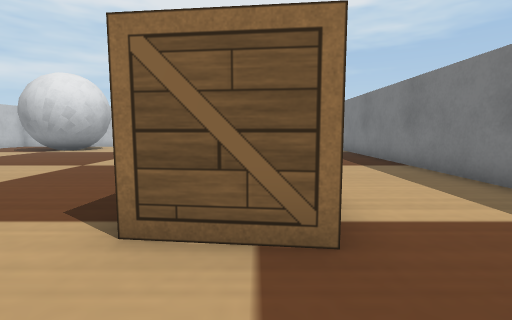
view 1 (above)

17 first-person views from a walk through a robot-simulator world made for Webots. The camera is 0.05 m above the floor, tilts 6° down and sees 85° across. The floor is counted in squares, 0.05 m on a side. Each view is taken from the middle of a square. On the plan, view 1 faces up. The plan holds only what a view shows up to about 11 squares ahead; the rest is blank. Robots are left out. Webots' stock objects and surfaces are drawn as simple stand-ins.

view 2
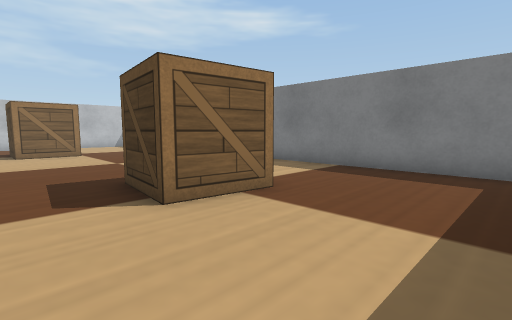

view 3
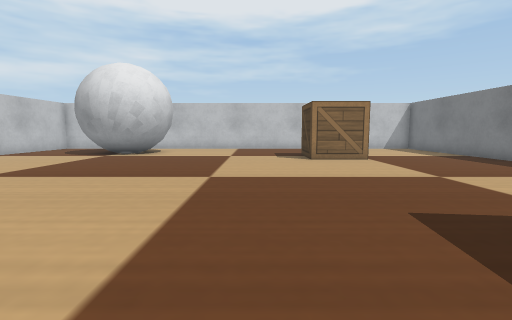

view 4
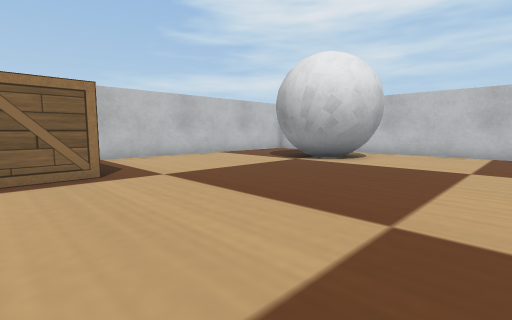

view 5
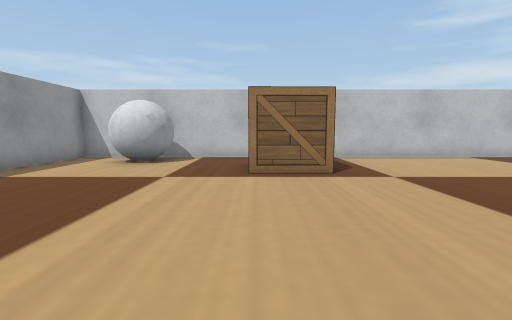

view 6
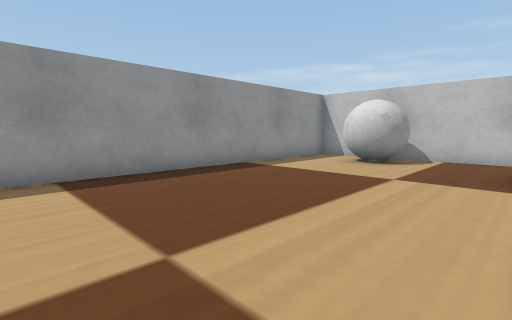

view 7
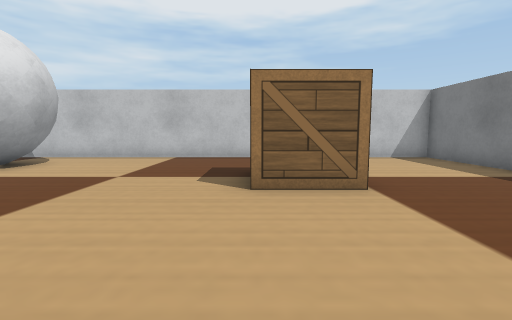

view 8
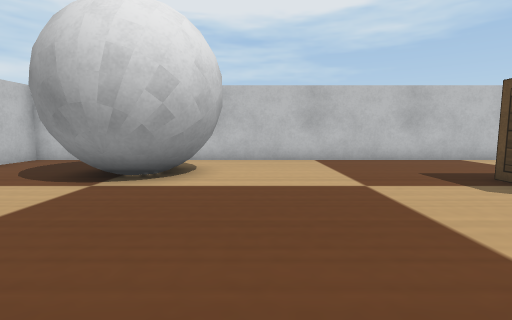

view 9
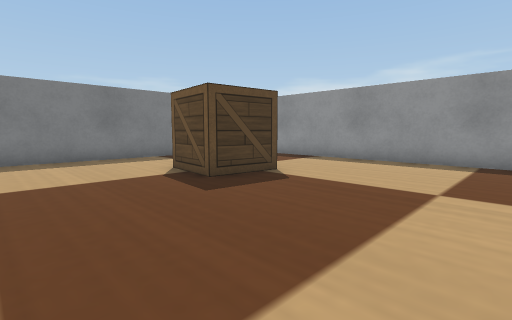

view 10
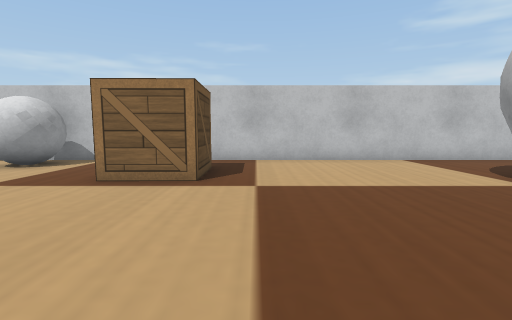

view 11
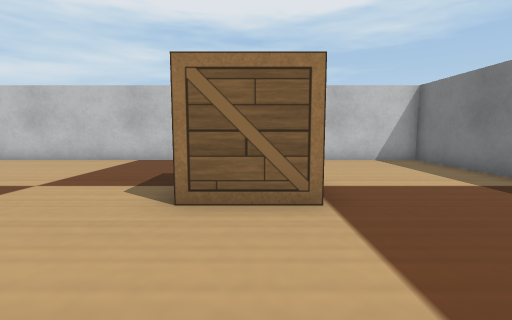

view 12
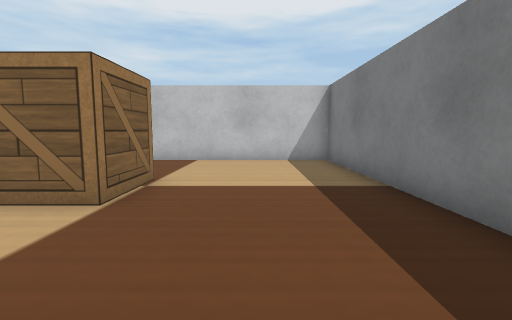

view 13
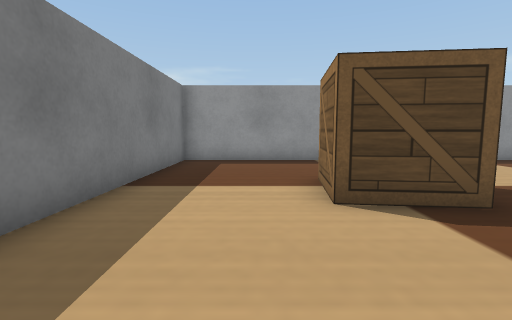

view 14
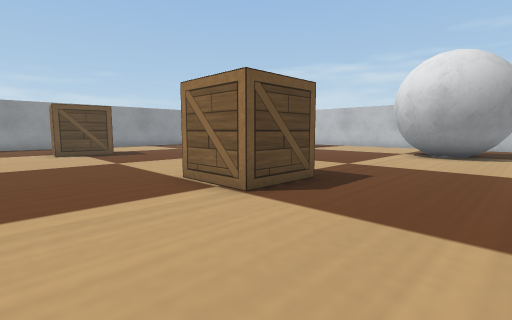

view 15
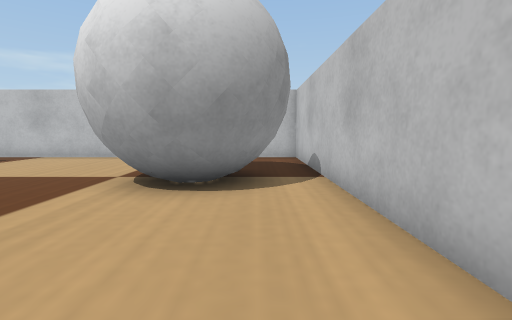

view 16
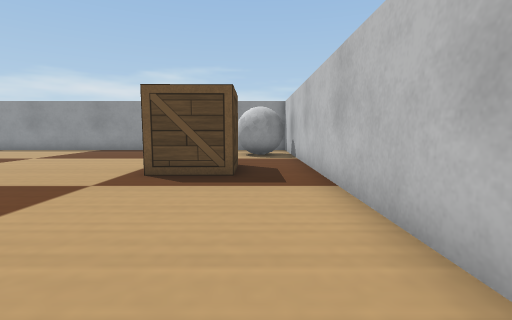

view 17
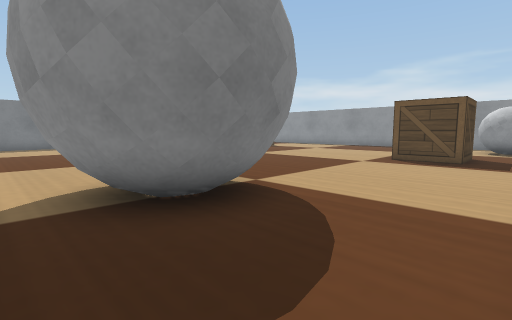

### Floor plan
Key: @ floor where view 1 was taken; # wall or solid block; . floor; B wooden box; W white ball.
Columns run from 15 left of view 1 to 5 right of it. Each row starts with its distance up from view 1.
 18 #####################
 17 #....W..............#
 16 #...WWWW............#
 15 #..WWWWW............#
 14 #..WWWWW.....BBB....#
 13 #...WWW......B B....#
 12 #............BBB....#
 11 #...................#
 10 #...................#
  9 #...................#
  8 #...................#
  7 #..BB...............#
  6 #..BB...............#
  5 #..BB...............#
  4 #.............BBB...#
  3 #.............BBB...#
  2 #WW............B....#
  1 # WW................#
  0 #. ............@....#
 -1 #...................#
 -2 #####################

Positions as (right, up) in squares from view 1, and headings:
1: (0, 0), facing up
2: (-3, -1), facing up-right
3: (-4, 2), facing up
4: (-4, 5), facing up-left
5: (-4, 5), facing left
6: (-4, 5), facing down-left
7: (-2, 7), facing up
8: (-7, 8), facing up
9: (-6, 8), facing down-right
10: (-5, 8), facing left
11: (-1, 8), facing up
12: (2, 8), facing up
13: (2, 8), facing down
14: (3, 17), facing down-left
15: (-4, 16), facing left
16: (-13, 13), facing down
17: (-14, 17), facing down-right
